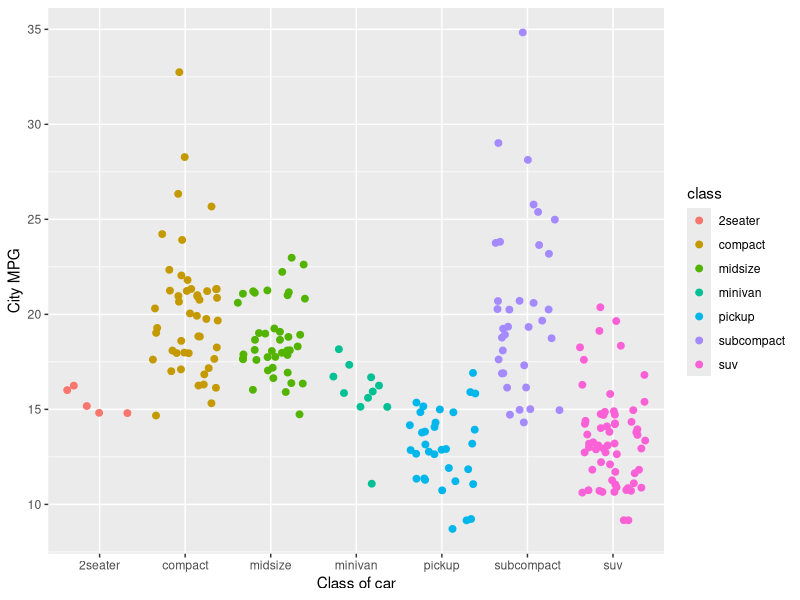

Recreate this plot in R.
## ---- chunk 1
knitr::opts_chunk$set(echo = TRUE)
library(tidyverse)
## ---- chunk 2
ggplot(data=mpg, aes(x=class, y=cty)) +
  geom_jitter(aes(color=class), size = 2) +
  labs(x ="Class of car", y = "City MPG")
